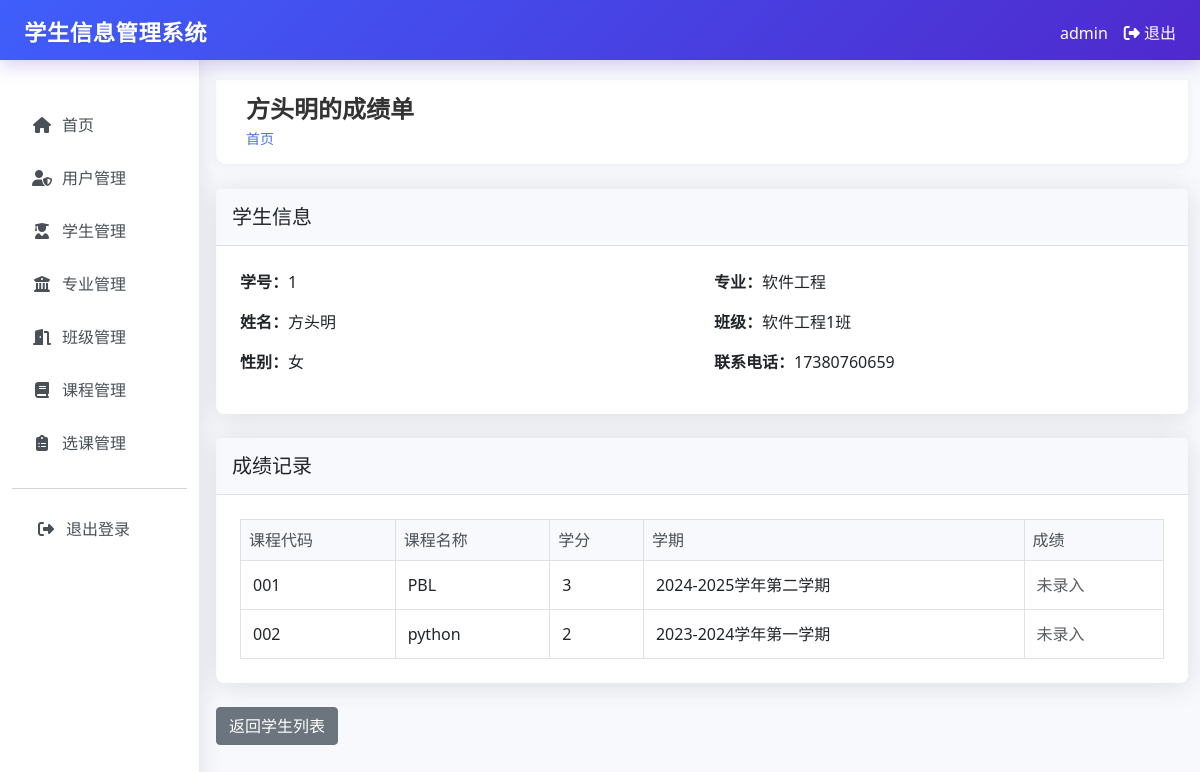
/students/1/grades (signed in), run on an earlier commit of the app's database.
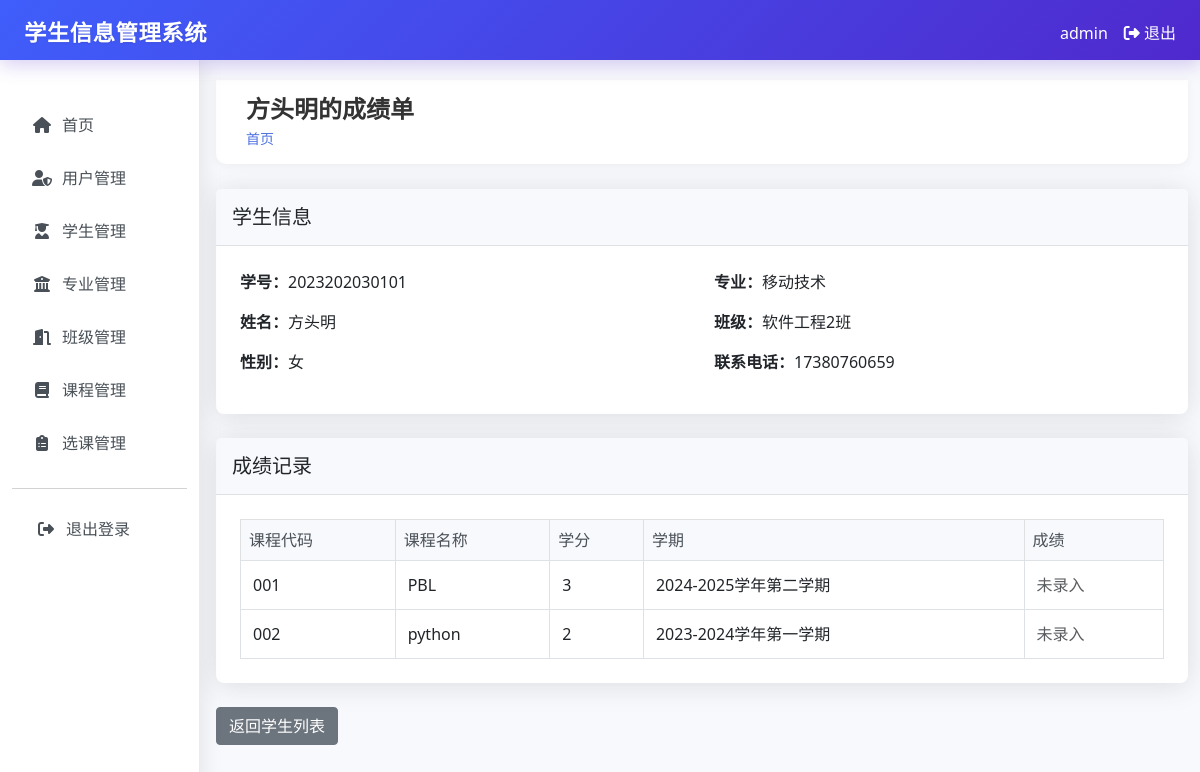
And on a later commit of the database.
### tables this page shows
CREATE TABLE students (
        id INTEGER PRIMARY KEY AUTOINCREMENT,
        student_id TEXT UNIQUE NOT NULL,
        name TEXT NOT NULL,
        gender TEXT NOT NULL,
        birth_date TEXT,
        address TEXT,
        phone TEXT,
        email TEXT,
        major_id INTEGER,
        class_id INTEGER,
        enrollment_date TEXT,
        created_by INTEGER,
        created_at TIMESTAMP DEFAULT CURRENT_TIMESTAMP,
        FOREIGN KEY (major_id) REFERENCES majors (id),
        FOREIGN KEY (class_id) REFERENCES classes (id),
        FOREIGN KEY (created_by) REFERENCES users (id)
    );

CREATE TABLE majors (
        id INTEGER PRIMARY KEY AUTOINCREMENT,
        name TEXT UNIQUE NOT NULL,
        description TEXT,
        created_at TIMESTAMP DEFAULT CURRENT_TIMESTAMP
    );

CREATE TABLE classes (
        id INTEGER PRIMARY KEY AUTOINCREMENT,
        name TEXT UNIQUE NOT NULL,
        major_id INTEGER,
        description TEXT,
        created_at TIMESTAMP DEFAULT CURRENT_TIMESTAMP,
        FOREIGN KEY (major_id) REFERENCES majors (id)
    );

### app.py (the view)
@app.route("/students/<int:student_id>/grades")
@login_required
def student_grades(student_id):
    conn = get_db_connection()
    student = conn.execute("""
        SELECT s.*, m.name as major_name, c.name as class_name
        FROM students s
        LEFT JOIN majors m ON s.major_id = m.id
        LEFT JOIN classes c ON s.class_id = c.id
        WHERE s.id = ?
    """, (student_id,)).fetchone()
    if session.get("role") != "admin" and student["created_by"] != session["user_id"]:
        flash("您没有权限查看此学生成绩")
        return redirect(url_for("students"))
    grades = conn.execute("""
        SELECT e.*, c.name as course_name, c.code, c.credits
        FROM enrollments e
        JOIN courses c ON e.course_id = c.id
        WHERE e.student_id = ?
        ORDER BY e.semester DESC
    """, (student_id,)).fetchall()
    conn.close()
    return render_template("students/grades.html", student=student, grades=grades)

### app.py (called while the page is built)
def login_required(f):
    @wraps(f)
    def decorated_function(*args, **kwargs):
        if "user_id" not in session:
            return redirect(url_for("login"))
        return f(*args, **kwargs)
    return decorated_function

def get_db_connection():
    conn = sqlite3.connect("student_management.db")
    conn.row_factory = sqlite3.Row
    return conn

### templates/students/grades.html (shortened to what this page needs)
{% extends "base.html" %}
{% block header %}{{ student.name }}的成绩单{% endblock %}
{% block content %}
<div class="card">
    <div class="card-header">
        <h5 class="card-title mb-0">学生信息</h5>
    </div>
    <div class="card-body">
        <div class="row">
            <div class="col-md-6">
                <div class="mb-3">
                    <p class="mb-1"><strong>学号：</strong>{{ student.student_id }}</p>
                </div>
                <div class="mb-3">
                    <p class="mb-1"><strong>姓名：</strong>{{ student.name }}</p>
                </div>
                <div class="mb-3">
                    <p class="mb-1"><strong>性别：</strong>{{ student.gender }}</p>
                </div>
            </div>
            <div class="col-md-6">
                <div class="mb-3">
                    <p class="mb-1"><strong>专业：</strong>{{ student.major_name or '未设置' }}</p>
                </div>
                <div class="mb-3">
                    <p class="mb-1"><strong>班级：</strong>{{ student.class_name or '未设置' }}</p>
                </div>
                <div class="mb-3">
                    <p class="mb-1"><strong>联系电话：</strong>{{ student.phone or '未设置' }}</p>
                </div>
            </div>
        </div>
    </div>
</div>
<div class="card mt-4">
    <div class="card-header">
        <h5 class="card-title mb-0">成绩记录</h5>
    </div>
    <div class="card-body">
        <div class="table-responsive">
            <table class="table table-bordered table-hover">
                <thead class="table-light">
                    <tr>
                        <th>课程代码</th>
                        <th>课程名称</th>
                        <th>学分</th>
                        <th>学期</th>
                        <th>成绩</th>
                    </tr>
                </thead>
                <tbody>
                    {% for grade in grades %}
                    <tr>
                        <td>{{ grade.code }}</td>
                        <td>{{ grade.course_name }}</td>
                        <td>{{ grade.credits or '未设置' }}</td>
                        <td>{{ grade.semester }}</td>
                        <td>
                            {% if grade.grade %}
                                <span class="{% if grade.grade >= 90 %}text-success{% elif grade.grade >= 80 %}text-primary{% elif grade.grade >= 70 %}text-info{% elif grade.grade >= 60 %}text-warning{% else %}text-danger{% endif %}">
                                    {{ grade.grade }}
                                </span>
                            {% else %}
                                <span class="text-muted">未录入</span>
                            {% endif %}
                        </td>
                    </tr>
                    {% endfor %}
                </tbody>
            </table>
        </div>
    </div>
</div>
<div class="mt-4">
    <a href="{{ url_for('students') }}" class="btn btn-secondary">返回学生列表</a>
</div>
{% endblock %}

What changed in the data, as far as the page shows it:
no longer on this page (row unchanged): majors: name "软件工程"
no longer on this page (row unchanged): classes: name "软件工程1班"
changed students "方头明": student_id "1" → "2023202030101"
now on this page (row unchanged): majors: name "移动技术"
now on this page (row unchanged): classes: name "软件工程2班"
